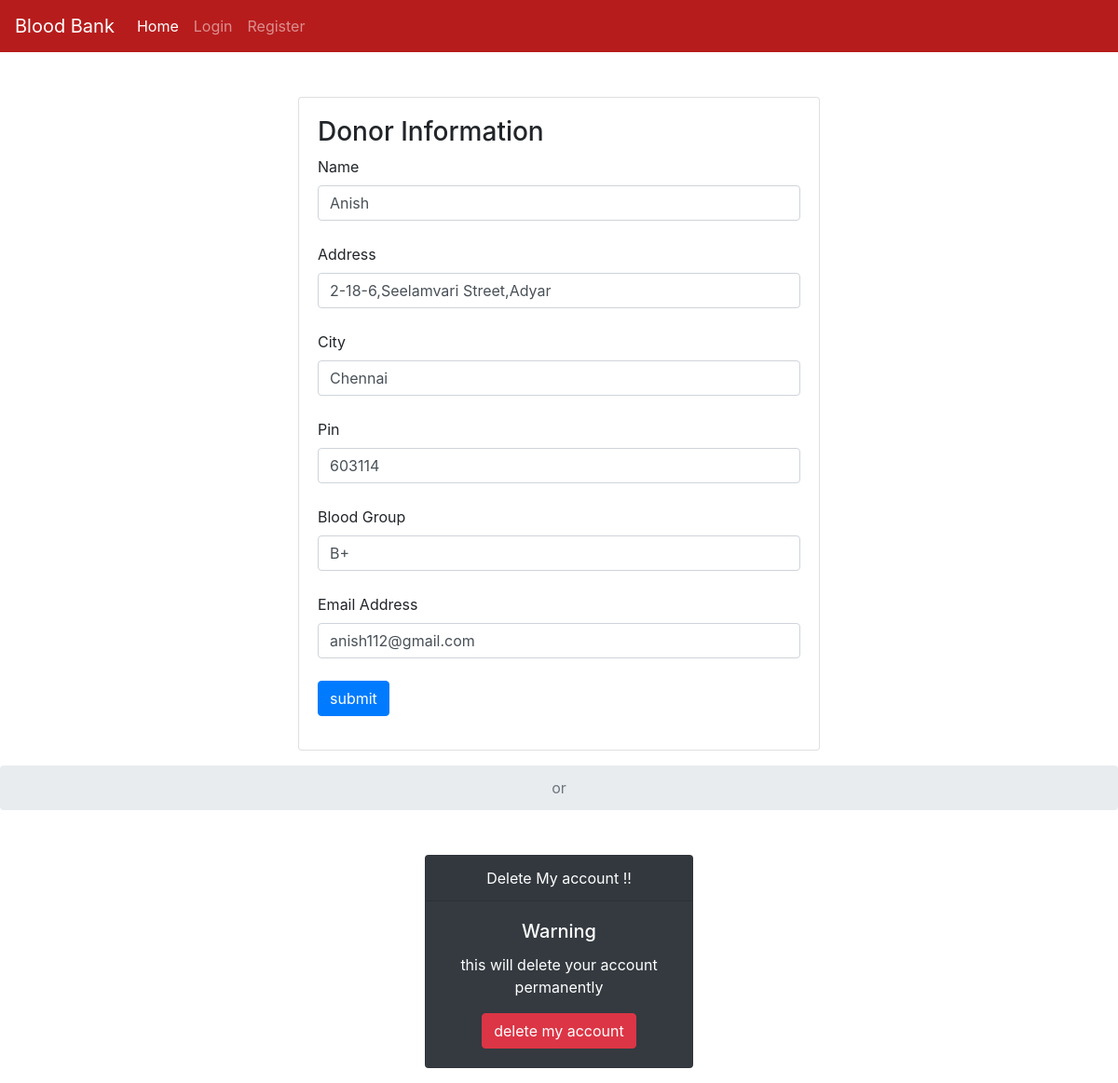
Page /myprofile/anish112@gmail.com on the committed database.
### tables this page shows
CREATE TABLE users (name TEXT, addr TEXT, city TEXT, pin TEXT, bg TEXT,email TEXT UNIQUE, pass TEXT);

### server.py (the view, shortened to what this page needs)
@app.route("/myprofile/<email>", methods=('GET', 'POST'))
def myprofile(email):
    msg =""
    if request.method == 'GET':
        con = sqlite3.connect('database.db')
        con.row_factory = sqlite3.Row
        cur = con.cursor()
        cur.execute("select * from users where email=?",(email,))
        rows = cur.fetchall();
        return render_template("myprofile.html",rows = rows)

### templates/myprofile.html (shortened to what this page needs)
{% extends "base.html" %}
{% block content %}
{%for row in rows%}
<center>
<div class="card text-left mt-5" style="width: 35rem;">
  <div class="card-body">
      <form action = "{{url_for('myprofile',email=session['username'])}}" method = "POST">
        <div class="form-group">
         <h3>Donor Information</h3>
         <label for="name">Name</label>
         <input type = "text"  class="form-control" name = "name" value="{{row['name']}}" required/><br>
         <label for="name">Address</label>
         <input type = "text" name = "addr"  class="form-control" value="{{row['addr']}}" required/><br>
         <label for="name">City</label>
         <input type = "text" name ="city" class="form-control" value="{{row['city']}}" required/><br>
         <label for="name">Pin</label>
         <input type = "text" name ="pin" class="form-control" value="{{row['pin']}}" required/><br>
         <label for="name">Blood Group</label>
         <input type = "text" name ="bg" class="form-control" value="{{row['bg']}}" required/><br>
         <label for="exampleInputEmail1">Email Address</label>
        <input type = "email" name ="email" class="form-control" value="{{row['email']}}" required/><br>
         <input type = "submit" value = "submit" class="btn btn-primary" /><br>
       </div>
      </form>
      </div>
      </div>
      </center>
<center>
  <nav aria-label="breadcrumb  ">
    <ol class="breadcrumb mt-3 justify-content-center">
      <li class="breadcrumb-item active" aria-current="page">or</li>
    </ol>
  </nav>
 <div class="card text-white bg-dark mb-3 mt-5" style="max-width: 18rem;">
  <div class="card-header">Delete My account !!</div>
  <div class="card-body">
    <h5 class="card-title">Warning</h5>
    <p class="card-text">this will delete your account permanently</p>
      <a  class="btn btn-danger" data-toggle="modal" data-target="#exampleModalCenter">delete my account</a>
  </div>
</div>
</center>
{%endfor%}
 {% endblock %}

### rows in the picture
users: name "Anish", addr "2-18-6,Seelamvari Street,Adyar", city "Chennai", pin "603114", bg "B+", email "anish112@gmail.com"
